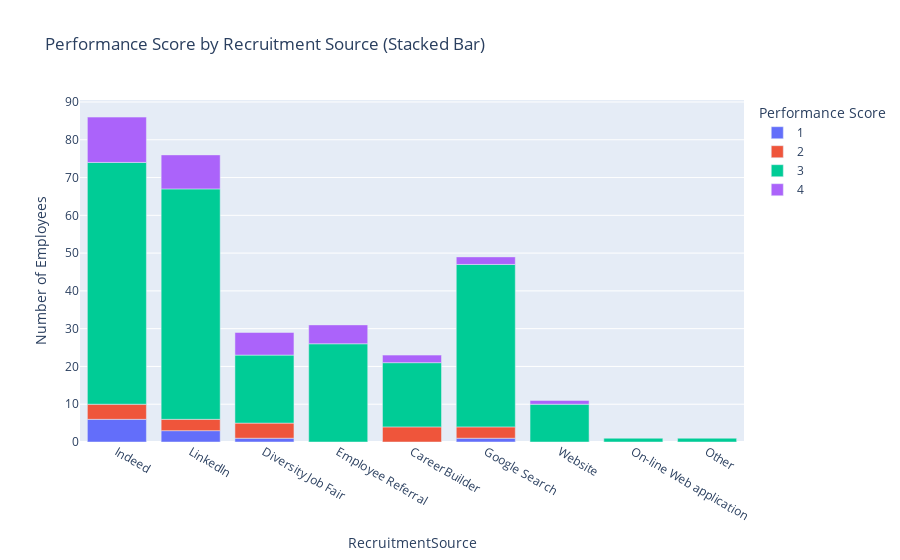

Notebook code for this chart:
### Code cell
# Stacked Bar Chart for Performance Score by Recruitment Source
performance_by_source = df.groupby(['RecruitmentSource', 'PerfScoreID']).size().unstack().reset_index()

# Sort by number of employees with top performance score
performance_by_source = performance_by_source.sort_values(by=4, ascending=False)

# Plot the stacked bar chart
fig = px.bar(performance_by_source, x='RecruitmentSource', y=[1, 2, 3, 4], title="Performance Score by Recruitment Source (Stacked Bar)",
             labels={'value': 'Number of Employees', 'variable': 'Performance Score'})
fig.show()

### Figure 1 — Plotly figure (JSON) as saved in the notebook; plotly's stock layout.template omitted (floating-point values rounded to 4 significant figures)
{"data": [{"hovertemplate": "Performance Score=1<br>RecruitmentSource=%{x}<br>Number of Employees=%{y}<extra></extra>", "legendgroup": "1", "marker": {"color": "#636efa", "pattern": {"shape": ""}}, "name": "1", "orientation": "v", "showlegend": true, "textposition": "auto", "type": "bar", "x": ["Indeed", "LinkedIn", "Diversity Job Fair", "Employee Referral", "CareerBuilder", "Google Search", "Website", "On-line Web application", "Other"], "xaxis": "x", "y": [6.0, 3.0, 1.0, NaN, NaN, 1.0, 2.0, NaN, NaN], "yaxis": "y"}, {"hovertemplate": "Performance Score=2<br>RecruitmentSource=%{x}<br>Number of Employees=%{y}<extra></extra>", "legendgroup": "2", "marker": {"color": "#EF553B", "pattern": {"shape": ""}}, "name": "2", "orientation": "v", "showlegend": true, "textposition": "auto", "type": "bar", "x": ["Indeed", "LinkedIn", "Diversity Job Fair", "Employee Referral", "CareerBuilder", "Google Search", "Website", "On-line Web application", "Other"], "xaxis": "x", "y": [4.0, 3.0, 4.0, NaN, 4.0, 3.0, NaN, NaN, NaN], "yaxis": "y"}, {"hovertemplate": "Performance Score=3<br>RecruitmentSource=%{x}<br>Number of Employees=%{y}<extra></extra>", "legendgroup": "3", "marker": {"color": "#00cc96", "pattern": {"shape": ""}}, "name": "3", "orientation": "v", "showlegend": true, "textposition": "auto", "type": "bar", "x": ["Indeed", "LinkedIn", "Diversity Job Fair", "Employee Referral", "CareerBuilder", "Google Search", "Website", "On-line Web application", "Other"], "xaxis": "x", "y": [64.0, 61.0, 18.0, 26.0, 17.0, 43.0, 10.0, 1.0, 1.0], "yaxis": "y"}, {"hovertemplate": "Performance Score=4<br>RecruitmentSource=%{x}<br>Number of Employees=%{y}<extra></extra>", "legendgroup": "4", "marker": {"color": "#ab63fa", "pattern": {"shape": ""}}, "name": "4", "orientation": "v", "showlegend": true, "textposition": "auto", "type": "bar", "x": ["Indeed", "LinkedIn", "Diversity Job Fair", "Employee Referral", "CareerBuilder", "Google Search", "Website", "On-line Web application", "Other"], "xaxis": "x", "y": [12.0, 9.0, 6.0, 5.0, 2.0, 2.0, 1.0, NaN, NaN], "yaxis": "y"}], "layout": {"barmode": "relative", "legend": {"title": {"text": "Performance Score"}, "tracegroupgap": 0}, "title": {"text": "Performance Score by Recruitment Source (Stacked Bar)"}, "xaxis": {"anchor": "y", "domain": [0, 1], "title": {"text": "RecruitmentSource"}}, "yaxis": {"anchor": "x", "domain": [0, 1], "title": {"text": "Number of Employees"}}}}
